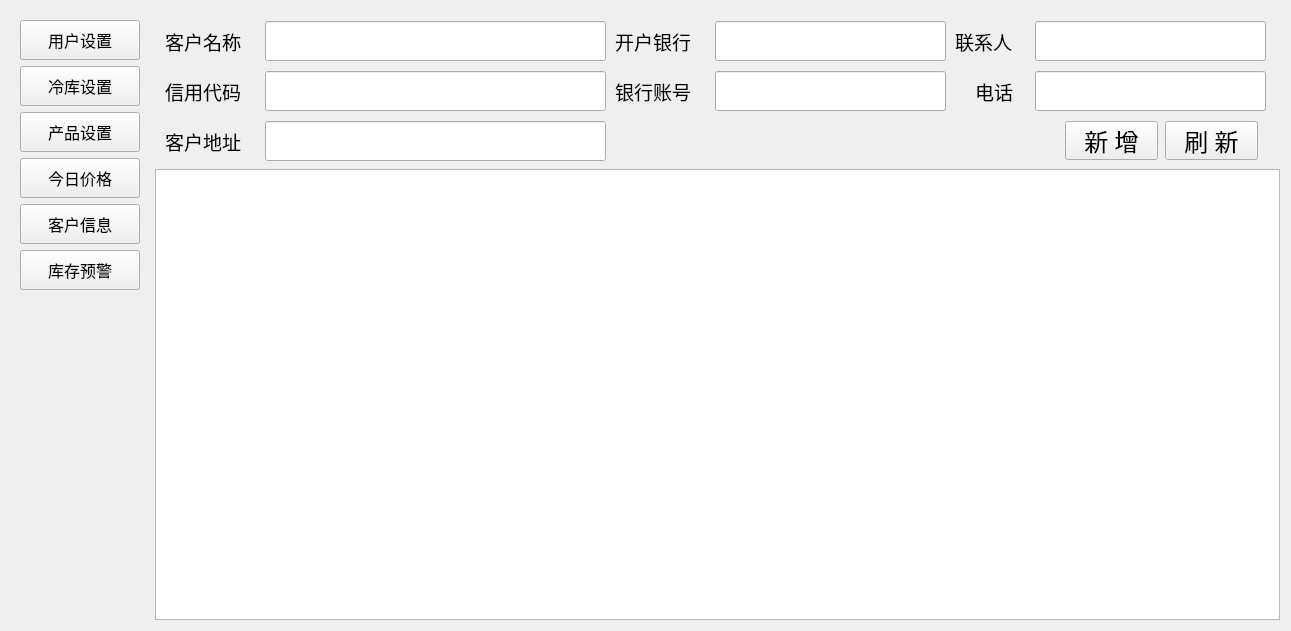
<?xml version="1.0" encoding="UTF-8"?>
<ui version="4.0">
 <class>SystemMaintain</class>
 <widget class="QWidget" name="SystemMaintain">
  <property name="geometry">
   <rect>
    <x>0</x>
    <y>0</y>
    <width>1291</width>
    <height>631</height>
   </rect>
  </property>
  <property name="windowTitle">
   <string>Form</string>
  </property>
  <layout class="QHBoxLayout" name="horizontalLayout">
   <item>
    <widget class="QWidget" name="widget" native="true">
     <property name="styleSheet">
      <string notr="true"/>
     </property>
     <layout class="QVBoxLayout" name="verticalLayout">
      <item>
       <widget class="QToolButton" name="btnRealData">
        <property name="minimumSize">
         <size>
          <width>120</width>
          <height>40</height>
         </size>
        </property>
        <property name="maximumSize">
         <size>
          <width>120</width>
          <height>40</height>
         </size>
        </property>
        <property name="font">
         <font>
          <family>楷体</family>
          <pointsize>12</pointsize>
         </font>
        </property>
        <property name="text">
         <string>用户设置</string>
        </property>
       </widget>
      </item>
      <item>
       <widget class="QToolButton" name="btnHistoryData">
        <property name="minimumSize">
         <size>
          <width>120</width>
          <height>40</height>
         </size>
        </property>
        <property name="maximumSize">
         <size>
          <width>120</width>
          <height>40</height>
         </size>
        </property>
        <property name="font">
         <font>
          <family>楷体</family>
          <pointsize>12</pointsize>
         </font>
        </property>
        <property name="text">
         <string>冷库设置</string>
        </property>
       </widget>
      </item>
      <item>
       <widget class="QToolButton" name="btnHistoryData_2">
        <property name="minimumSize">
         <size>
          <width>120</width>
          <height>40</height>
         </size>
        </property>
        <property name="maximumSize">
         <size>
          <width>120</width>
          <height>40</height>
         </size>
        </property>
        <property name="font">
         <font>
          <family>楷体</family>
          <pointsize>12</pointsize>
         </font>
        </property>
        <property name="text">
         <string>产品设置</string>
        </property>
       </widget>
      </item>
      <item>
       <widget class="QToolButton" name="btnHistoryData_3">
        <property name="minimumSize">
         <size>
          <width>120</width>
          <height>40</height>
         </size>
        </property>
        <property name="maximumSize">
         <size>
          <width>120</width>
          <height>40</height>
         </size>
        </property>
        <property name="font">
         <font>
          <family>楷体</family>
          <pointsize>12</pointsize>
         </font>
        </property>
        <property name="text">
         <string>今日价格</string>
        </property>
       </widget>
      </item>
      <item>
       <widget class="QToolButton" name="toolButton">
        <property name="minimumSize">
         <size>
          <width>120</width>
          <height>40</height>
         </size>
        </property>
        <property name="maximumSize">
         <size>
          <width>120</width>
          <height>40</height>
         </size>
        </property>
        <property name="font">
         <font>
          <family>楷体</family>
          <pointsize>12</pointsize>
         </font>
        </property>
        <property name="text">
         <string>客户信息</string>
        </property>
       </widget>
      </item>
      <item>
       <widget class="QToolButton" name="btnHistoryData_4">
        <property name="minimumSize">
         <size>
          <width>120</width>
          <height>40</height>
         </size>
        </property>
        <property name="maximumSize">
         <size>
          <width>120</width>
          <height>40</height>
         </size>
        </property>
        <property name="font">
         <font>
          <family>楷体</family>
          <pointsize>12</pointsize>
         </font>
        </property>
        <property name="text">
         <string>库存预警</string>
        </property>
       </widget>
      </item>
      <item>
       <spacer name="verticalSpacer">
        <property name="orientation">
         <enum>Qt::Vertical</enum>
        </property>
        <property name="sizeHint" stdset="0">
         <size>
          <width>20</width>
          <height>340</height>
         </size>
        </property>
       </spacer>
      </item>
     </layout>
    </widget>
   </item>
   <item>
    <layout class="QVBoxLayout" name="verticalLayout_2" stretch="0,8">
     <item>
      <widget class="QStackedWidget" name="stackedWidget">
       <property name="currentIndex">
        <number>4</number>
       </property>
       <widget class="QWidget" name="page">
        <layout class="QGridLayout" name="gridLayout_2">
         <item row="0" column="0">
          <layout class="QHBoxLayout" name="horizontalLayout_2">
           <item>
            <layout class="QGridLayout" name="gridLayout">
             <item row="0" column="0">
              <widget class="QLabel" name="label_13">
               <property name="font">
                <font>
                 <family>宋体</family>
                 <pointsize>14</pointsize>
                </font>
               </property>
               <property name="text">
                <string>用户编号</string>
               </property>
              </widget>
             </item>
             <item row="0" column="1">
              <widget class="QLineEdit" name="txtUserSN">
               <property name="minimumSize">
                <size>
                 <width>0</width>
                 <height>40</height>
                </size>
               </property>
               <property name="font">
                <font>
                 <family>楷体</family>
                 <pointsize>14</pointsize>
                </font>
               </property>
              </widget>
             </item>
             <item row="0" column="2">
              <widget class="QLabel" name="label_11">
               <property name="font">
                <font>
                 <family>宋体</family>
                 <pointsize>14</pointsize>
                </font>
               </property>
               <property name="text">
                <string>用户名称</string>
               </property>
              </widget>
             </item>
             <item row="0" column="3" colspan="2">
              <widget class="QLineEdit" name="txtUserName">
               <property name="minimumSize">
                <size>
                 <width>0</width>
                 <height>40</height>
                </size>
               </property>
               <property name="font">
                <font>
                 <family>楷体</family>
                 <pointsize>14</pointsize>
                </font>
               </property>
              </widget>
             </item>
             <item row="0" column="5">
              <widget class="QPushButton" name="btnAdd">
               <property name="minimumSize">
                <size>
                 <width>120</width>
                 <height>42</height>
                </size>
               </property>
               <property name="font">
                <font>
                 <family>楷体</family>
                 <pointsize>18</pointsize>
                </font>
               </property>
               <property name="text">
                <string>新 增</string>
               </property>
              </widget>
             </item>
             <item row="1" column="0">
              <widget class="QLabel" name="label_14">
               <property name="font">
                <font>
                 <family>宋体</family>
                 <pointsize>14</pointsize>
                </font>
               </property>
               <property name="text">
                <string> 登录密码</string>
               </property>
              </widget>
             </item>
             <item row="1" column="1">
              <widget class="QLineEdit" name="txtPassword">
               <property name="minimumSize">
                <size>
                 <width>0</width>
                 <height>40</height>
                </size>
               </property>
               <property name="font">
                <font>
                 <family>楷体</family>
                 <pointsize>14</pointsize>
                </font>
               </property>
              </widget>
             </item>
             <item row="1" column="2">
              <widget class="QLabel" name="label_12">
               <property name="font">
                <font>
                 <family>宋体</family>
                 <pointsize>14</pointsize>
                </font>
               </property>
               <property name="text">
                <string>联系电话</string>
               </property>
              </widget>
             </item>
             <item row="1" column="3" colspan="2">
              <widget class="QLineEdit" name="txtMobilePhone">
               <property name="minimumSize">
                <size>
                 <width>0</width>
                 <height>40</height>
                </size>
               </property>
               <property name="font">
                <font>
                 <family>楷体</family>
                 <pointsize>14</pointsize>
                </font>
               </property>
              </widget>
             </item>
             <item row="1" column="5">
              <widget class="QPushButton" name="btnRefresh">
               <property name="minimumSize">
                <size>
                 <width>120</width>
                 <height>42</height>
                </size>
               </property>
               <property name="font">
                <font>
                 <family>楷体</family>
                 <pointsize>18</pointsize>
                </font>
               </property>
               <property name="text">
                <string>刷 新</string>
               </property>
              </widget>
             </item>
             <item row="2" column="0">
              <widget class="QLabel" name="label_16">
               <property name="font">
                <font>
                 <family>宋体</family>
                 <pointsize>14</pointsize>
                </font>
               </property>
               <property name="text">
                <string>访问权限</string>
               </property>
              </widget>
             </item>
             <item row="2" column="1">
              <widget class="QComboBox" name="cboxAccePermi">
               <property name="font">
                <font>
                 <family>楷体</family>
                 <pointsize>16</pointsize>
                </font>
               </property>
               <property name="editable">
                <bool>true</bool>
               </property>
               <item>
                <property name="text">
                 <string>店长</string>
                </property>
               </item>
               <item>
                <property name="text">
                 <string>称重员</string>
                </property>
               </item>
              </widget>
             </item>
             <item row="2" column="2">
              <widget class="QLabel" name="label_15">
               <property name="font">
                <font>
                 <family>宋体</family>
                 <pointsize>14</pointsize>
                </font>
               </property>
               <property name="text">
                <string>性 别</string>
               </property>
              </widget>
             </item>
             <item row="2" column="3">
              <widget class="QComboBox" name="cboxSex">
               <property name="font">
                <font>
                 <family>华文楷体</family>
                 <pointsize>16</pointsize>
                </font>
               </property>
               <item>
                <property name="text">
                 <string>男</string>
                </property>
               </item>
               <item>
                <property name="text">
                 <string>女</string>
                </property>
               </item>
              </widget>
             </item>
             <item row="2" column="4">
              <spacer name="horizontalSpacer_2">
               <property name="orientation">
                <enum>Qt::Horizontal</enum>
               </property>
               <property name="sizeHint" stdset="0">
                <size>
                 <width>223</width>
                 <height>20</height>
                </size>
               </property>
              </spacer>
             </item>
            </layout>
           </item>
           <item>
            <spacer name="horizontalSpacer">
             <property name="orientation">
              <enum>Qt::Horizontal</enum>
             </property>
             <property name="sizeHint" stdset="0">
              <size>
               <width>40</width>
               <height>20</height>
              </size>
             </property>
            </spacer>
           </item>
          </layout>
         </item>
        </layout>
       </widget>
       <widget class="QWidget" name="page_2">
        <widget class="QWidget" name="layoutWidget">
         <property name="geometry">
          <rect>
           <x>9</x>
           <y>10</y>
           <width>749</width>
           <height>42</height>
          </rect>
         </property>
         <layout class="QHBoxLayout" name="horizontalLayout_3">
          <item>
           <widget class="QLabel" name="label_8">
            <property name="font">
             <font>
              <family>宋体</family>
              <pointsize>14</pointsize>
             </font>
            </property>
            <property name="text">
             <string>冷库名称</string>
            </property>
           </widget>
          </item>
          <item>
           <widget class="QLineEdit" name="txtColdStoreName">
            <property name="minimumSize">
             <size>
              <width>0</width>
              <height>40</height>
             </size>
            </property>
           </widget>
          </item>
          <item>
           <widget class="QLabel" name="label_9">
            <property name="font">
             <font>
              <family>宋体</family>
              <pointsize>14</pointsize>
             </font>
            </property>
            <property name="text">
             <string>冷库编号</string>
            </property>
           </widget>
          </item>
          <item>
           <widget class="QLineEdit" name="txtColdStoreSN">
            <property name="minimumSize">
             <size>
              <width>0</width>
              <height>40</height>
             </size>
            </property>
           </widget>
          </item>
          <item>
           <widget class="QPushButton" name="btnColdAdd">
            <property name="font">
             <font>
              <family>楷体</family>
              <pointsize>18</pointsize>
             </font>
            </property>
            <property name="text">
             <string>新 增</string>
            </property>
           </widget>
          </item>
          <item>
           <widget class="QPushButton" name="btnColdRefresh">
            <property name="font">
             <font>
              <family>楷体</family>
              <pointsize>18</pointsize>
             </font>
            </property>
            <property name="text">
             <string>刷 新</string>
            </property>
           </widget>
          </item>
         </layout>
        </widget>
       </widget>
       <widget class="QWidget" name="page_3">
        <widget class="QPushButton" name="btnAddProduct">
         <property name="geometry">
          <rect>
           <x>380</x>
           <y>10</y>
           <width>93</width>
           <height>39</height>
          </rect>
         </property>
         <property name="font">
          <font>
           <family>楷体</family>
           <pointsize>18</pointsize>
          </font>
         </property>
         <property name="text">
          <string>新 增</string>
         </property>
        </widget>
        <widget class="QPushButton" name="pushButton_4">
         <property name="geometry">
          <rect>
           <x>480</x>
           <y>10</y>
           <width>93</width>
           <height>39</height>
          </rect>
         </property>
         <property name="font">
          <font>
           <family>楷体</family>
           <pointsize>18</pointsize>
          </font>
         </property>
         <property name="text">
          <string>刷 新</string>
         </property>
        </widget>
        <widget class="QLabel" name="label_10">
         <property name="geometry">
          <rect>
           <x>11</x>
           <y>10</y>
           <width>92</width>
           <height>40</height>
          </rect>
         </property>
         <property name="font">
          <font>
           <family>宋体</family>
           <pointsize>14</pointsize>
          </font>
         </property>
         <property name="text">
          <string>产品名称</string>
         </property>
        </widget>
        <widget class="QLineEdit" name="txtProductName">
         <property name="geometry">
          <rect>
           <x>110</x>
           <y>10</y>
           <width>255</width>
           <height>40</height>
          </rect>
         </property>
         <property name="minimumSize">
          <size>
           <width>0</width>
           <height>40</height>
          </size>
         </property>
        </widget>
       </widget>
       <widget class="QWidget" name="page_4">
        <widget class="QComboBox" name="cboxProductName">
         <property name="geometry">
          <rect>
           <x>120</x>
           <y>20</y>
           <width>161</width>
           <height>42</height>
          </rect>
         </property>
         <property name="minimumSize">
          <size>
           <width>0</width>
           <height>42</height>
          </size>
         </property>
         <property name="font">
          <font>
           <family>楷体</family>
           <pointsize>16</pointsize>
          </font>
         </property>
         <property name="editable">
          <bool>true</bool>
         </property>
        </widget>
        <widget class="QLabel" name="label_17">
         <property name="geometry">
          <rect>
           <x>10</x>
           <y>20</y>
           <width>92</width>
           <height>40</height>
          </rect>
         </property>
         <property name="font">
          <font>
           <family>宋体</family>
           <pointsize>14</pointsize>
          </font>
         </property>
         <property name="text">
          <string>产品名称</string>
         </property>
        </widget>
        <widget class="QLabel" name="label_18">
         <property name="geometry">
          <rect>
           <x>530</x>
           <y>20</y>
           <width>92</width>
           <height>40</height>
          </rect>
         </property>
         <property name="font">
          <font>
           <family>宋体</family>
           <pointsize>14</pointsize>
          </font>
         </property>
         <property name="text">
          <string>当前价格</string>
         </property>
        </widget>
        <widget class="QLineEdit" name="txtUnitPrice">
         <property name="geometry">
          <rect>
           <x>630</x>
           <y>20</y>
           <width>131</width>
           <height>40</height>
          </rect>
         </property>
         <property name="minimumSize">
          <size>
           <width>0</width>
           <height>40</height>
          </size>
         </property>
         <property name="font">
          <font>
           <family>楷体</family>
           <pointsize>16</pointsize>
          </font>
         </property>
        </widget>
        <widget class="QPushButton" name="btnUpdataPrice">
         <property name="geometry">
          <rect>
           <x>840</x>
           <y>20</y>
           <width>101</width>
           <height>41</height>
          </rect>
         </property>
         <property name="font">
          <font>
           <family>楷体</family>
           <pointsize>16</pointsize>
          </font>
         </property>
         <property name="text">
          <string>更新</string>
         </property>
        </widget>
        <widget class="QLabel" name="label_19">
         <property name="geometry">
          <rect>
           <x>770</x>
           <y>20</y>
           <width>51</width>
           <height>40</height>
          </rect>
         </property>
         <property name="font">
          <font>
           <family>宋体</family>
           <pointsize>14</pointsize>
          </font>
         </property>
         <property name="text">
          <string>/Kg</string>
         </property>
        </widget>
        <widget class="QLabel" name="label_20">
         <property name="geometry">
          <rect>
           <x>290</x>
           <y>20</y>
           <width>92</width>
           <height>40</height>
          </rect>
         </property>
         <property name="font">
          <font>
           <family>宋体</family>
           <pointsize>14</pointsize>
          </font>
         </property>
         <property name="text">
          <string>规格等级</string>
         </property>
        </widget>
        <widget class="QComboBox" name="cboxQuality">
         <property name="geometry">
          <rect>
           <x>400</x>
           <y>20</y>
           <width>121</width>
           <height>42</height>
          </rect>
         </property>
         <property name="minimumSize">
          <size>
           <width>0</width>
           <height>42</height>
          </size>
         </property>
         <property name="font">
          <font>
           <family>楷体</family>
           <pointsize>16</pointsize>
          </font>
         </property>
         <property name="editable">
          <bool>true</bool>
         </property>
         <item>
          <property name="text">
           <string>一等品</string>
          </property>
         </item>
         <item>
          <property name="text">
           <string>二等品</string>
          </property>
         </item>
         <item>
          <property name="text">
           <string>三等品</string>
          </property>
         </item>
        </widget>
       </widget>
       <widget class="QWidget" name="page_5">
        <widget class="QLineEdit" name="txtCustomerName">
         <property name="geometry">
          <rect>
           <x>110</x>
           <y>10</y>
           <width>341</width>
           <height>40</height>
          </rect>
         </property>
         <property name="minimumSize">
          <size>
           <width>0</width>
           <height>40</height>
          </size>
         </property>
         <property name="font">
          <font>
           <family>楷体</family>
           <pointsize>16</pointsize>
          </font>
         </property>
        </widget>
        <widget class="QLabel" name="label_21">
         <property name="geometry">
          <rect>
           <x>10</x>
           <y>10</y>
           <width>92</width>
           <height>40</height>
          </rect>
         </property>
         <property name="font">
          <font>
           <family>宋体</family>
           <pointsize>14</pointsize>
          </font>
         </property>
         <property name="text">
          <string>客户名称</string>
         </property>
        </widget>
        <widget class="QLabel" name="label_22">
         <property name="geometry">
          <rect>
           <x>10</x>
           <y>60</y>
           <width>101</width>
           <height>40</height>
          </rect>
         </property>
         <property name="font">
          <font>
           <family>宋体</family>
           <pointsize>14</pointsize>
          </font>
         </property>
         <property name="text">
          <string>信用代码</string>
         </property>
        </widget>
        <widget class="QLineEdit" name="txtCreditCode">
         <property name="geometry">
          <rect>
           <x>110</x>
           <y>60</y>
           <width>341</width>
           <height>40</height>
          </rect>
         </property>
         <property name="minimumSize">
          <size>
           <width>0</width>
           <height>40</height>
          </size>
         </property>
         <property name="font">
          <font>
           <family>楷体</family>
           <pointsize>16</pointsize>
          </font>
         </property>
        </widget>
        <widget class="QLineEdit" name="txtCustomerAddress">
         <property name="geometry">
          <rect>
           <x>110</x>
           <y>110</y>
           <width>341</width>
           <height>40</height>
          </rect>
         </property>
         <property name="minimumSize">
          <size>
           <width>0</width>
           <height>40</height>
          </size>
         </property>
         <property name="font">
          <font>
           <family>楷体</family>
           <pointsize>16</pointsize>
          </font>
         </property>
        </widget>
        <widget class="QLabel" name="label_23">
         <property name="geometry">
          <rect>
           <x>10</x>
           <y>110</y>
           <width>91</width>
           <height>40</height>
          </rect>
         </property>
         <property name="font">
          <font>
           <family>宋体</family>
           <pointsize>14</pointsize>
          </font>
         </property>
         <property name="text">
          <string>客户地址</string>
         </property>
        </widget>
        <widget class="QLabel" name="label_24">
         <property name="geometry">
          <rect>
           <x>460</x>
           <y>10</y>
           <width>101</width>
           <height>40</height>
          </rect>
         </property>
         <property name="font">
          <font>
           <family>宋体</family>
           <pointsize>14</pointsize>
          </font>
         </property>
         <property name="text">
          <string>开户银行</string>
         </property>
        </widget>
        <widget class="QLineEdit" name="txtBankAccount">
         <property name="geometry">
          <rect>
           <x>560</x>
           <y>60</y>
           <width>231</width>
           <height>40</height>
          </rect>
         </property>
         <property name="minimumSize">
          <size>
           <width>0</width>
           <height>40</height>
          </size>
         </property>
         <property name="font">
          <font>
           <family>楷体</family>
           <pointsize>16</pointsize>
          </font>
         </property>
        </widget>
        <widget class="QLabel" name="label_25">
         <property name="geometry">
          <rect>
           <x>460</x>
           <y>60</y>
           <width>91</width>
           <height>40</height>
          </rect>
         </property>
         <property name="font">
          <font>
           <family>宋体</family>
           <pointsize>14</pointsize>
          </font>
         </property>
         <property name="text">
          <string>银行账号</string>
         </property>
        </widget>
        <widget class="QLineEdit" name="txtBankName">
         <property name="geometry">
          <rect>
           <x>560</x>
           <y>10</y>
           <width>231</width>
           <height>40</height>
          </rect>
         </property>
         <property name="minimumSize">
          <size>
           <width>0</width>
           <height>40</height>
          </size>
         </property>
         <property name="font">
          <font>
           <family>楷体</family>
           <pointsize>16</pointsize>
          </font>
         </property>
        </widget>
        <widget class="QLabel" name="label_27">
         <property name="geometry">
          <rect>
           <x>800</x>
           <y>10</y>
           <width>71</width>
           <height>40</height>
          </rect>
         </property>
         <property name="font">
          <font>
           <family>宋体</family>
           <pointsize>14</pointsize>
          </font>
         </property>
         <property name="text">
          <string>联系人</string>
         </property>
        </widget>
        <widget class="QLineEdit" name="txtContactName">
         <property name="geometry">
          <rect>
           <x>880</x>
           <y>10</y>
           <width>231</width>
           <height>40</height>
          </rect>
         </property>
         <property name="minimumSize">
          <size>
           <width>0</width>
           <height>40</height>
          </size>
         </property>
         <property name="font">
          <font>
           <family>楷体</family>
           <pointsize>16</pointsize>
          </font>
         </property>
        </widget>
        <widget class="QPushButton" name="btnAddCustomer">
         <property name="geometry">
          <rect>
           <x>910</x>
           <y>110</y>
           <width>93</width>
           <height>39</height>
          </rect>
         </property>
         <property name="font">
          <font>
           <family>楷体</family>
           <pointsize>18</pointsize>
          </font>
         </property>
         <property name="text">
          <string>新 增</string>
         </property>
        </widget>
        <widget class="QPushButton" name="pushButton_5">
         <property name="geometry">
          <rect>
           <x>1010</x>
           <y>110</y>
           <width>93</width>
           <height>39</height>
          </rect>
         </property>
         <property name="font">
          <font>
           <family>楷体</family>
           <pointsize>18</pointsize>
          </font>
         </property>
         <property name="text">
          <string>刷 新</string>
         </property>
        </widget>
        <widget class="QLabel" name="label_28">
         <property name="geometry">
          <rect>
           <x>820</x>
           <y>60</y>
           <width>51</width>
           <height>40</height>
          </rect>
         </property>
         <property name="font">
          <font>
           <family>宋体</family>
           <pointsize>14</pointsize>
          </font>
         </property>
         <property name="text">
          <string>电话</string>
         </property>
        </widget>
        <widget class="QLineEdit" name="txtContactPhone">
         <property name="geometry">
          <rect>
           <x>880</x>
           <y>60</y>
           <width>231</width>
           <height>40</height>
          </rect>
         </property>
         <property name="minimumSize">
          <size>
           <width>0</width>
           <height>40</height>
          </size>
         </property>
         <property name="font">
          <font>
           <family>楷体</family>
           <pointsize>16</pointsize>
          </font>
         </property>
        </widget>
       </widget>
      </widget>
     </item>
     <item>
      <widget class="QTableView" name="tableView"/>
     </item>
    </layout>
   </item>
  </layout>
 </widget>
 <resources/>
 <connections/>
</ui>
